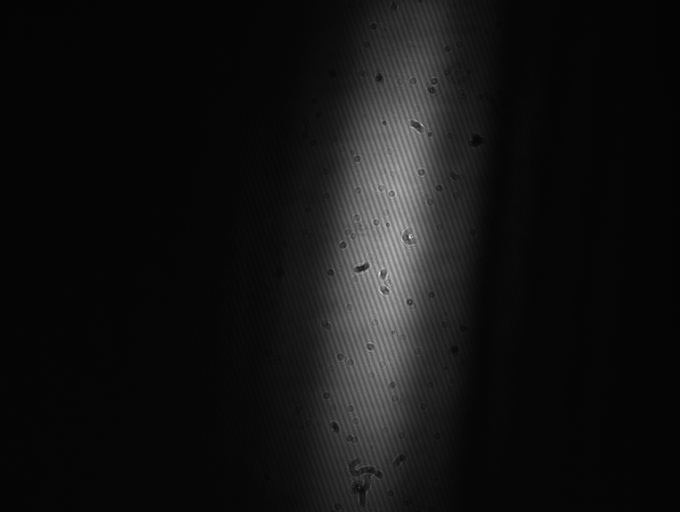
#> input picture examples/beam_profile/DeviceData_2026-04-08_12.28.03_#001.bmp, 1360 x 1024 px (shown at 1/2 size)
$ jupyter execute --allow-errors 'R2 transition_vertical_expanded_beam_3_17_2026.ipynb'   (shell and % lines are left out)
#> lines starting #> are read from the running program, lines starting #| are printed output that depends on the picture; after the words box and inside, x2 and y2 are one past the last pixel; in counts of white or black regions, pixels touching at a corner belong together
[cell 1]
from pathlib import Path
import pickle

import numpy as np
from scipy import constants as cst

import matplotlib.pyplot as plt
import tqdm

from centrex_tlf import states, hamiltonian, transitions, couplings, lindblad, utils
from centrex_tlf_julia_extension import lindblad_julia
# import cv2
import numpy as np
from scipy.optimize import curve_fit
import scipy.ndimage as ndimage

from PIL import Image

[cell 2]
plt.rcParams.update({"font.size": 14})

[cell 3]
cwd = Path().cwd()

# Setting up the system

#> (a cell that did not finish here is left out)

#> (a cell that did not finish here is left out)

#> (a cell that did not finish here is left out)

[cell 7]
from copy import deepcopy

#> (the rest of this cell did not finish here and is left out)

#> (a cell that did not finish here is left out)

## Detection Laser Beam Profile

### Read data from thorlabs beam profiler

## Beam profile after realignment with longer beamline

[cell 9]
import cv2


# file_path = "beam_profile/Image_2026-03-17_11.06.22_DET_vertical_expanded_0.5mW.bmp"
file_path = "beam_profile/DeviceData_2026-04-08_12.28.03_#001.bmp"
# Open the image file
image = Image.open(file_path)
#> image is the input picture: PIL image 1360x1024 RGB; min 3, max 255, mean 18.7

# Convert the image to grayscale (optional, if you need a 2D array)
image = image.convert('L')
#> image: PIL image 1360x1024 L
# Convert the image to a NumPy array
image_array = np.array(image)
image_array = image_array[::-1, :]
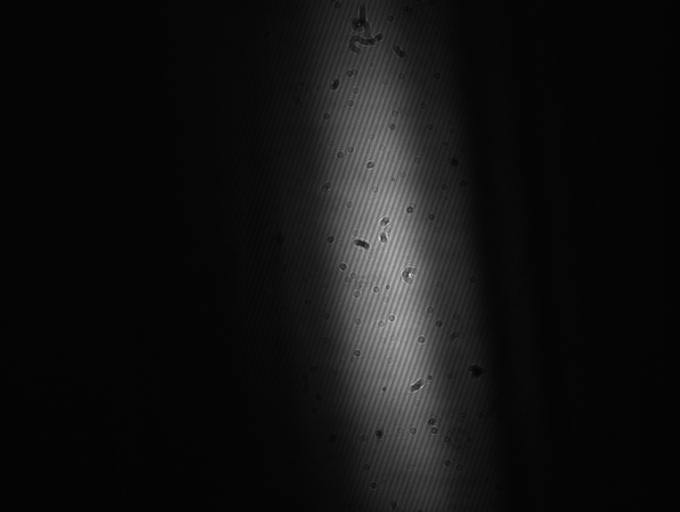
#> image_array: shape (1024, 1360) (shown at 1/2 size); min 3, max 255, mean 18.7
sensor_array = image_array

# Converting the array to uint8 format needed for OpenCV
image = (sensor_array).astype(np.uint8)

# Apply thresholding to create a binary mask of the non-zero data
_, thresholded = cv2.threshold(image, 60, 255, cv2.THRESH_BINARY)
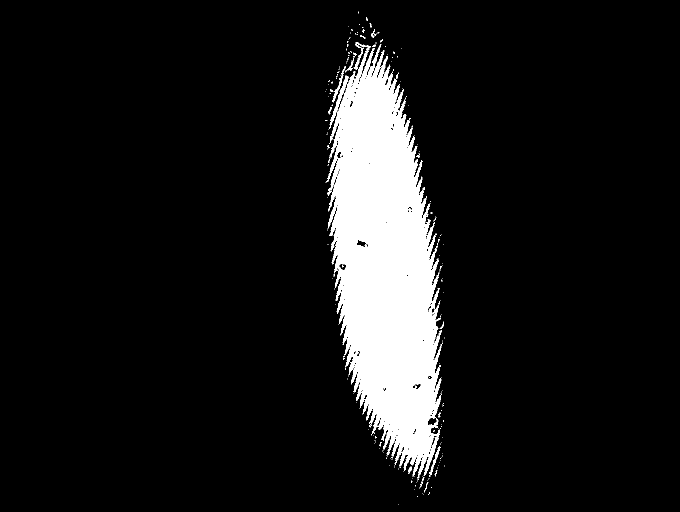
#> thresholded: shape (1024, 1360) (shown at 1/2 size); 9.1% white; 273 white regions (251 under 20 px)

# Find contours of the thresholded image to locate the non-zero areas
contours, _ = cv2.findContours(thresholded, cv2.RETR_EXTERNAL, cv2.CHAIN_APPROX_SIMPLE)
#> contours = 269 contours, 256 with area under 20; largest, box (x1, y1, x2, y2) and area: (653, 89, 885, 960) 123198, (658, 151, 698, 257) 517, (665, 133, 692, 204) 186, (858, 892, 881, 954) 176, (707, 104, 725, 139) 120

# Combine all contours into one to get a single enclosing circle
all_points = np.vstack(contours)
#> all_points = contour of 5579 points, box (x1, y1, x2, y2) (650, 22, 889, 1010), area 149870

# Find the minimum enclosing circle that covers all combined contours
(x, y), radius = cv2.minEnclosingCircle(all_points)
#> x = 756.5; y = 515.5; radius = 495.1
center = (int(x), int(y))
#> center = (756, 515)
radius = int(radius)
#> radius = 495

# Draw the enclosing circle on the original image
output_image = cv2.cvtColor(image, cv2.COLOR_GRAY2BGR)  # Convert to BGR for colored circle visualization
cv2.circle(output_image, center, radius, (0, 255, 0), 2)
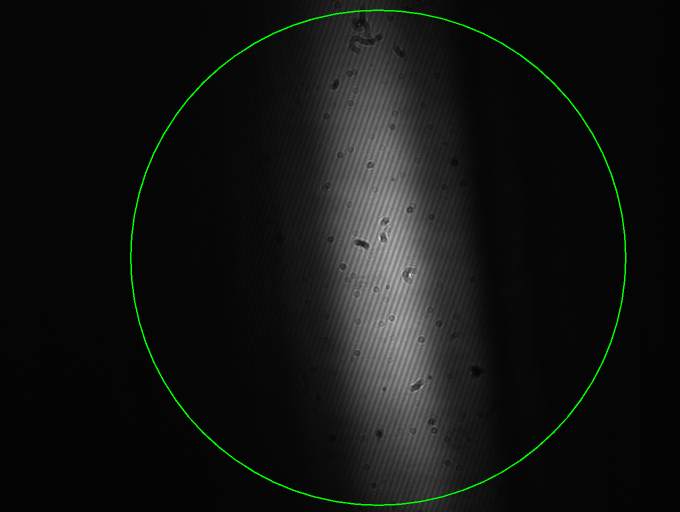
#> output_image: shape (1024, 1360, 3) (shown at 1/2 size); mean B, G, R 18.6, 20.3, 18.6


pixel_x_size, pixel_y_size = 8.77e-3/1360, 6.6e-3/1024

# Define a 2D Gaussian function
# [6 lines left out: function gaussian_2d, not called in this run]

# Define the 2D Gaussian function with rotation
def gaussian_2d_rotated(coords, A, x0, y0, sigma_x, sigma_y, theta):
    x, y = coords
    a = np.cos(theta)**2 / (2*sigma_x**2) + np.sin(theta)**2 / (2*sigma_y**2)
    b = np.sin(2*theta) / (2*sigma_x**2) - np.sin(2*theta) / (2*sigma_y**2)
    c = np.sin(theta)**2 / (2*sigma_x**2) + np.cos(theta)**2 / (2*sigma_y**2)

    g = A * np.exp(- a*(x-x0)**2 - b*(x-x0)*(y-y0) - c*(y-y0)**2)
    return g.ravel()

# Initial guess for the Gaussian parameters
initial_guess = (80, 600, 400, 200, 200, 2)  # (A, x0, y0, sigma_x, sigma_y, theta)
# initial_guess = (20, 600, 600, 20, 20)  # (A, x0, y0, sigma_x, sigma_y)

img = ndimage.gaussian_filter(sensor_array, sigma=(50, 50), order=0)
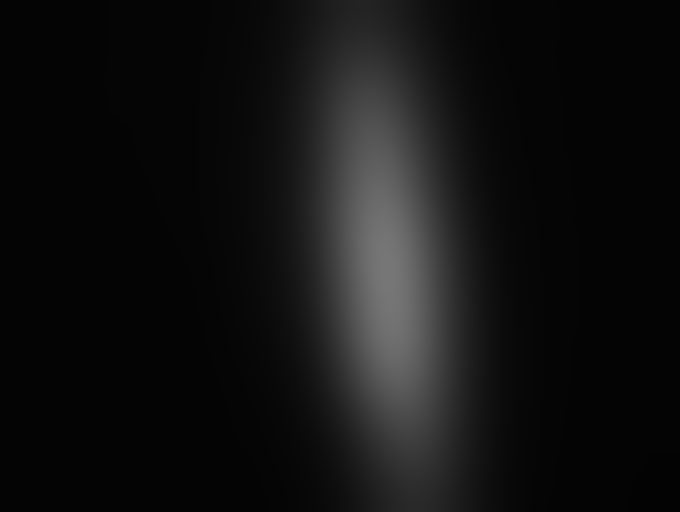
#> img: shape (1024, 1360) (shown at 1/2 size); min 3, max 119, mean 17.8

# Generate a grid of x, y coordinates
x = np.arange(img.shape[1])
#> x = 1360 values from 0 to 1359
y = np.arange(img.shape[0])
#> y = 1024 values from 0 to 1023
x, y = np.meshgrid(x, y)

# Create a mask to select data within the circle
mask = (x - center[0])**2 + (y - center[1])**2 <= radius**2
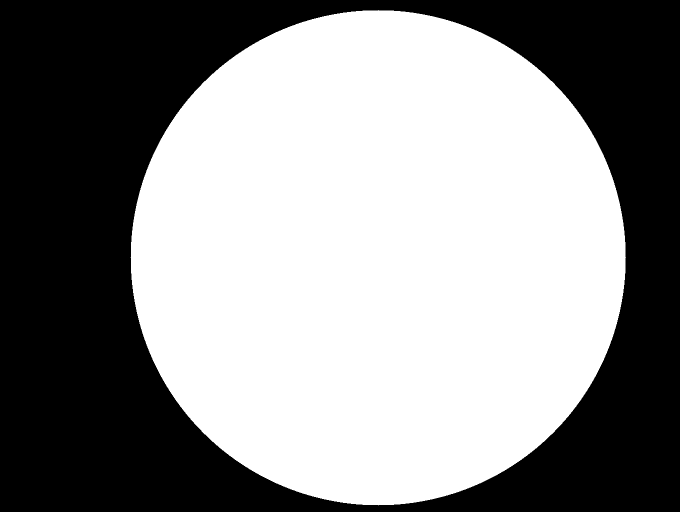
#> mask: shape (1024, 1360) bool (shown at 1/2 size); 55.3% white; 1 black region, box (x1, y1, x2, y2) and area: (0, 0, 1360, 1024) 622963

# Apply the mask to extract the relevant data
x_data = x[mask]
y_data = y[mask]
z_data = img[mask]


# Fit the Gaussian model to the data
popt, pcov = curve_fit(gaussian_2d_rotated, (x_data, y_data), z_data, p0=initial_guess, bounds=([-np.inf, -np.inf, -np.inf, -np.inf, -np.inf, 0], [np.inf, np.inf, np.inf, np.inf, np.inf, 2*np.pi]))
#> popt = [114.8, 772.8, 530.5, 100.6, 321.6, 6.17]; pcov = [[0.000277, -2.51e-06, -1.8e-05, -0.000112, -0.000596, 3.3e-10], [-2.51e-06, 0.000223, 0.00025, 4.24e-07, 2.27e-05, -1.89e-08], [-1.8e-05, 0.00025, 0.00238, 9.99e-07, 0.000173, -1.57e-08], [-0.000112, 4.24e-07, 9.99e-07, 0.000195, 9.6e-06, -4.55e-10], [-0.000596, 2.27e-05, 0.000173, 9.6e-06, 0.00402, -2.29e-09], [3.3e-10, -1.89e-08, -1.57e-08, -4.55e-10, -2.29e-09, 5.7e-09]]
# popt, pcov = curve_fit(gaussian_2d, (x_data, y_data), z_data, p0=initial_guess)


# # Extract the fitted parameters
amplitude, xo, yo, sigma_x, sigma_y, theta = popt
#> amplitude = 114.8; xo = 772.8; yo = 530.5; sigma_x = 100.6; sigma_y = 321.6; theta = 6.17

# Generate fitted data for visualization
z_fitted = gaussian_2d_rotated((x, y), *popt).reshape(sensor_array.shape)


# # Plot fitted Gaussian
fig, (ax1, ax2, ax3) = plt.subplots(1, 3, figsize=(25, 6))
scatter1 = ax1.scatter(x_data, y_data, c=sensor_array[mask], vmin=0, vmax=180, cmap='viridis')
ax1.set_title('Raw Sensor Data')
ax2.set_xlabel('Pixel X Index')
ax2.set_ylabel('Pixel Y Index')
fig.colorbar(scatter1, ax=ax1, label='Sensor Value')

scatter2 = ax2.scatter(x_data, y_data, c=z_data, cmap='viridis')
ax2.set_title('Smoothened Sensor Data')
ax2.set_xlabel('Pixel X Index')
ax2.set_ylabel('Pixel Y Index')
fig.colorbar(scatter2, ax=ax2, label='Sensor Value')

scatter3 = ax3.scatter(x_data, y_data, c=z_fitted[mask], cmap='viridis')
ax3.set_title('Fitted 2D Gaussian')
ax3.set_xlabel('Pixel X Index')
ax3.set_ylabel('Pixel Y Index')
ax3.scatter(center[0], center[1], color='red', marker='o')
ax3.scatter(popt[1], popt[2], color='black', marker='x', label=f'Fitted Center x={(xo-center[0])*pixel_x_size*1e3:.2f}mm y={(yo-center[1])*pixel_y_size*1e3:.2f}mm')
ax3.plot(popt[1]+np.arange(-250,250,50)*np.sin(theta), popt[2]-np.arange(-250,250,50)*np.cos(theta), color='black', alpha=0.5, label=f'theta={int(theta*180/np.pi)}°')
fig.colorbar(scatter3, ax=ax3, label='Sensor Value')
ax3.legend()
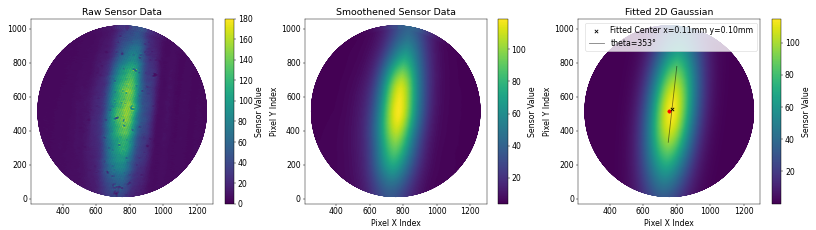
#> figure drawn by matplotlib, 6 panels

[cell 10]
sensor_array.shape
#> Out = (1024, 1360)

[cell 11]
popt
#> Out = [114.8, 772.8, 530.5, 100.6, 321.6, 6.17]

[cell 12]
image.shape
#> Out = (1024, 1360)

[cell 13]
image.shape[0]*pixel_x_size
#> Out = 0.0066

[cell 14]
(yo-center[1])*pixel_y_size
#> Out = 0.0001

[cell 15]
sigma_x*pixel_x_size, sigma_y*pixel_y_size
#> Out = (0.000649, 0.00207)

# Scan Frequency

[cell 16]
# [9 lines left out: function get_diagonal_indices_flattened, not called in this run]
#> (the rest of this cell did not finish here and is left out)

## Run simulation

[cell 17]
from rich import progress

def power_scan_function(laser_power):

    ρ = utils.population.generate_uniform_population_states(
        states.QuantumSelector(J=2, F=3, electronic=states.ElectronicState.X), obe_system.QN
    )
    stop_function = "vz*t + z0 >= 2e-2"

    callback = lindblad_julia.setup_discrete_callback_terminate(
        odepars=odepars, stop_expression=stop_function
    )
    odepars.σz, odepars.σy = sigma_x*pixel_x_size, sigma_y*pixel_y_size
    odepars.β = 0
    odepars.θ = theta
    odepars.laser_center_z, odepars.laser_center_y = -(xo-center[0])*pixel_x_size, (yo-center[1])*pixel_y_size
    power = laser_power*1e-3


    peak_intensity = power / (2 * np.pi * odepars.σz * odepars.σy)

    odepars.peak_intensity = peak_intensity

    ensemble_config = lindblad_julia.OBEEnsembleProblemConfig(
        method="Tsit5()",
        save_idxs=save_idxs,
        saveat=1e-6,
        abstol=1e-10,
        reltol=1e-7,
        callback=callback,
    )

    problem = lindblad_julia.OBEProblem(odepars, ρ, tspan=(0, 500e-6))
    frequencies = np.arange(-5, 5, 0.01) * 2 * np.pi * 1e6 * 4

    scan_values = [frequencies]
    parameters = ["laser_detuning"]

    output_func = lindblad_julia.setup_state_integral_calculation_state_idxs(
        nphotons=True
    )

    ensemble_problem = lindblad_julia.OBEEnsembleProblem(
        problem=problem,
        parameters=parameters,
        scan_values=scan_values,
        output_func=output_func,
        zipped=True,
    )

    lindblad_julia.setup_problem_parameter_scan(ensemble_problem)

    lindblad_julia.solve_problem_parameter_scan(ensemble_problem, ensemble_config)

    results = lindblad_julia.get_results_parameter_scan(ensemble_problem)
    return (frequencies, results)
# with open("results_scan_freq.pkl", "wb") as f:
#     pickle.dump(results_scan, f)

[cell 18]
from scipy.integrate import simpson
import numpy as np
import numpy as np

# [48 lines left out: function fwhm, not called in this run]


laser_powers = [0.5]
results_scan = {}
integrals = []
fwhms = []
fig, ax = plt.subplots(figsize=(10, 6))
#> (the rest of this cell did not finish here and is left out)

[cell 19]
from mpl_toolkits.axes_grid1.inset_locator import inset_axes

fig, ax = plt.subplots(figsize=(10, 6))
#> (the rest of this cell did not finish here and is left out)

[cell 20]
from mpl_toolkits.axes_grid1.inset_locator import inset_axes

fig, ax = plt.subplots(figsize=(10, 6))
#> (the rest of this cell did not finish here and is left out)

[cell 21]
fig, ax = plt.subplots(figsize=(10, 6))
ax.plot(integrals, fwhms, marker="o")
ax.set_xlabel("Integrated Signal")
ax.set_ylabel("FWHM IR [MHz]")
ax.set_title("FWHM IR vs Integrated Signal [Simulation]")
ax.grid()
plt.show()
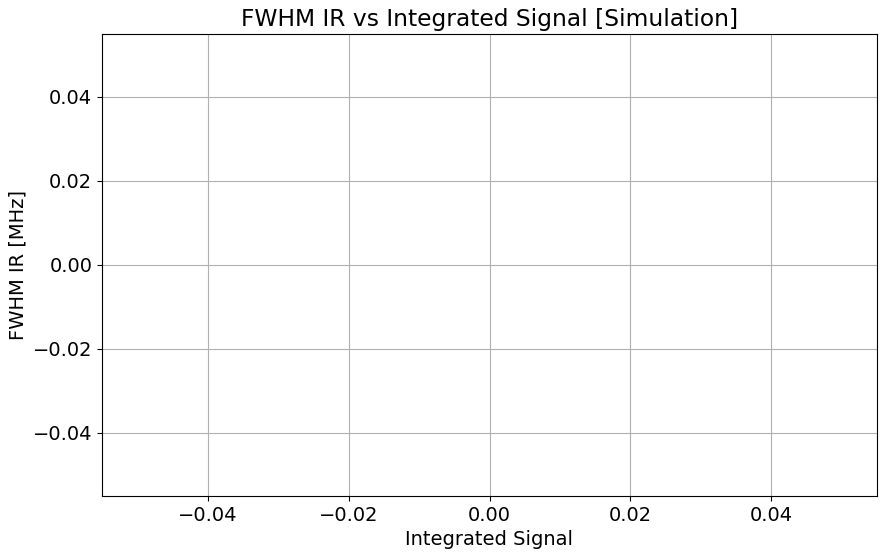
#> figure drawn by matplotlib, 1 panel

[cell 22]
laser_powers, integrals

[cell 23]
for power, results in results_scan.items():
    frequencies, results = results
    plt.plot(frequencies, results/results[500], label=f"{power:.1f} mW")
plt.xlim(-1,1)
plt.grid()
plt.xlabel("Frequency IR [MHz]")
plt.ylabel("Normalized Photons")
plt.title("Normalized Photons vs Frequency for Different Laser Powers")
plt.legend()
